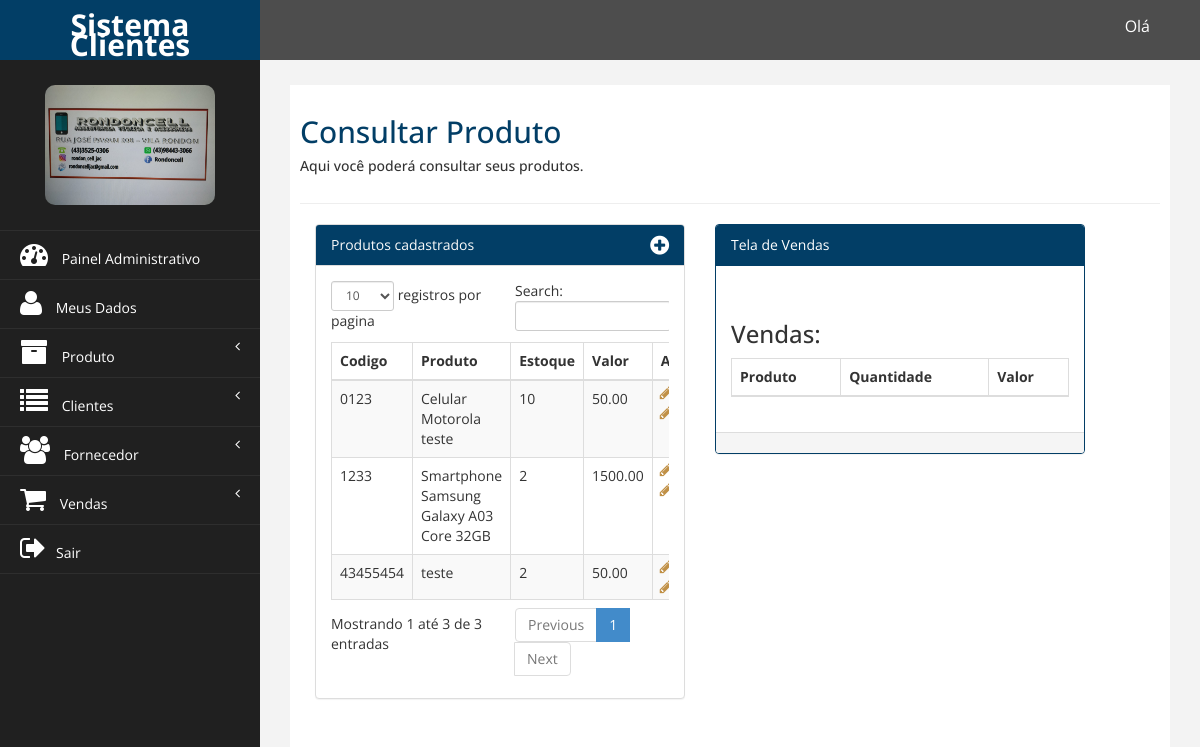
The page /financeiro/pdv.php on the database its author committed.
### tables this page shows
CREATE TABLE `tb_produto` (
  `id_produto` int NOT NULL AUTO_INCREMENT,
  `cod_produto` varchar(100) NOT NULL,
  `nome_produto` varchar(100) NOT NULL,
  `descricao_produto` varchar(250) NOT NULL,
  `valor_produto` decimal(10,2) NOT NULL,
  `data_cadastro` date NOT NULL,
  `estoque` int NOT NULL,
  `id_funcionario` int NOT NULL,
  `id_fornecedor` int NOT NULL,
  `id_categoria` int NOT NULL,
  `id_subCategoria` int NOT NULL,
  PRIMARY KEY (`id_produto`),
  KEY `fk_tb_produto_tb_funcionario1_idx` (`id_funcionario`),
  KEY `fk_tb_produto_tb_fornecedor1_idx` (`id_fornecedor`),
  KEY `fk_tb_produto_1_idx` (`id_categoria`),
  KEY `fk_tb_produto_2_idx` (`id_subCategoria`),
  CONSTRAINT `fk_tb_produto_1` FOREIGN KEY (`id_categoria`) REFERENCES `tb_categoria` (`id_categoria`),
  CONSTRAINT `fk_tb_produto_2` FOREIGN KEY (`id_subCategoria`) REFERENCES `tb_sub_categoria` (`id_subCategoria`),
  CONSTRAINT `fk_tb_produto_tb_fornecedor1` FOREIGN KEY (`id_fornecedor`) REFERENCES `tb_fornecedor` (`id_fornecedor`),
  CONSTRAINT `fk_tb_produto_tb_funcionario1` FOREIGN KEY (`id_funcionario`) REFERENCES `tb_funcionario` (`id_funcionario`)
);

### DAO/ProdutoDAO.php (called while the page is built, shortened)
<?php
class ProdutoDAO extends Conexao{
public function ConsultarProduto(){
    $conexao = parent::retornaConexao();
    $comando_sql = 'Select id_produto, cod_produto, nome_produto, descricao_produto,
                        valor_produto, data_cadastro, estoque, tb_produto.id_categoria,
                        nome_categoria, nome_subcategoria, nome_fornecedor
                    from tb_produto
                    inner join tb_fornecedor on
                        tb_produto.id_fornecedor = tb_fornecedor.id_fornecedor
                    inner join tb_categoria on
                        tb_produto.id_categoria = tb_categoria.id_categoria
                    inner join tb_sub_categoria on
                        tb_produto.id_subCategoria = tb_sub_categoria.id_subCategoria';
    $sql = $conexao->prepare($comando_sql);
    $sql->execute();
    return $sql->fetchAll(PDO::FETCH_ASSOC);
}
}

### financeiro/pdv.php (the view, shortened to what this page needs)
<?php
require_once '../DAO/ProdutoDAO.php';
$objProd = new ProdutoDAO();
$produtos = $objProd->ConsultarProduto();
?>
<!DOCTYPE html>
<html xmlns="http://www.w3.org/1999/xhtml">
<?php include_once('_head.php'); ?>
<body>
    <div id="wrapper">
        <?php include_once('_topo.php'); ?>
        <?php include_once('_menu.php'); ?>
        <div id="page-wrapper">
            <div id="page-inner">
                <div class="row">
                    <div class="col-md-12">
                        <h2>Consultar Produto</h2>
                        <h5>Aqui você poderá consultar seus produtos. </h5>
                    </div>
                </div>
                <hr />
                <div class="row col-md-6">
                    <div class="col-md-12">
                        <div class="panel panel-default">
                            <div class="panel-heading">
                                Produtos cadastrados <span> <a style="color:white;" href="novo_produto.php"><i title="Criar Novo Produto" style="font-size: 22px;float: right;" class="fa fa-plus-circle"></i></a></span>
                            </div>
                            <div class="panel-body">
                                <div class="table-responsive">
                                    <table class="table table-striped table-bordered table-hover" id="dataTables-example">
                                        <thead>
                                            <tr>
                                                <th>Codigo</th>
                                                <th>Produto</th>
                                                <th>Estoque</th>
                                                <th>Valor</th>
                                                <th>Ação</th>
                                            </tr>
                                        </thead>
                                        <tbody>
                                            <?php foreach ($produtos as $key => $value) {?>
                                                <tr class="odd gradeX">
                                                    <td><?= $value['cod_produto'] ?></td>
                                                    <td><?= $value['nome_produto'] ?></td>
                                                    <td><?= $value['estoque'] ?></td>
                                                    <td><?= $value['valor_produto'] ?></td>
                                                    <td style="padding: 2px 1px 2px 2px;">
                                                        <a href="?adicionar=<?= $key ?>"><i title="Adicionar Produto" style=" color:#c09046; font-size:16px;margin-left:5px; margin-right:5px" class="fa fa-pencil"></i></a>
                                                        <a href="?retirar=<?= $key ?>"><i title="Excluir Produto" style=" color:#c09046; font-size:16px;margin-left:5px; margin-right:5px" class="fa fa-pencil"></i></a>
                                                    </td>
                                                </tr>
                                            <?php } ?>
                                        </tbody>
                                    </table>
                                </div>
                            </div>
                        </div>
                    </div>
                </div>
                <div class="row col-md-6">
                <div class="col-md-12 col-sm-12">
                    <div class="panel panel-primary">
                        <div class="panel-heading">
                           Tela de Vendas
                        </div>
                        <div class="panel-body">
                        <p>
                        <h3>Vendas:</h3>
                                <div class="table-responsive">
                                <table class="table table-striped table-bordered table-hover" id="dataTables-example">
                                    <thead>
                                        <tr>
                                            <th>Produto</th>
                                            <th>Quantidade</th>
                                            <th>Valor</th>
                                        </tr>
                                    </thead>
                                </table>
                            </div>
                        </div>
                        <div class="panel-footer">
                        </div>
                    </div>
                </div>
            </div>
            </div>
        </div>
    </div>
</body>
</html>

### financeiro/assets/css/custom.css (style rules this page uses)
body { font-family: 'Open Sans', sans-serif; }
#wrapper { width: 100%; background:#202020; }
#page-wrapper { padding: 15px 15px; min-height: 600px; background:#F3F3F3; }
#page-inner { width:100%; margin:10px 20px 10px 0px; background-color:#fff!important; padding:10px; min-height:1200px; }
h2 { color: #023e66; }
p { font-size:16px; line-height:25px; padding-top:20px; }
@media (min-width:768px) { #page-wrapper { margin: 0 0 0 260px; padding: 15px 30px; min-height: 1200px; } }

### rows shown on the page
tb_produto: cod_produto "0123", nome_produto "Celular Motorola teste", estoque "10", valor_produto "50.00"
tb_produto: cod_produto "1233", nome_produto "Smartphone Samsung Galaxy A03 Core 32GB", estoque "2", valor_produto "1500.00"
tb_produto: cod_produto "43455454", nome_produto "teste", estoque "2", valor_produto "50.00"
